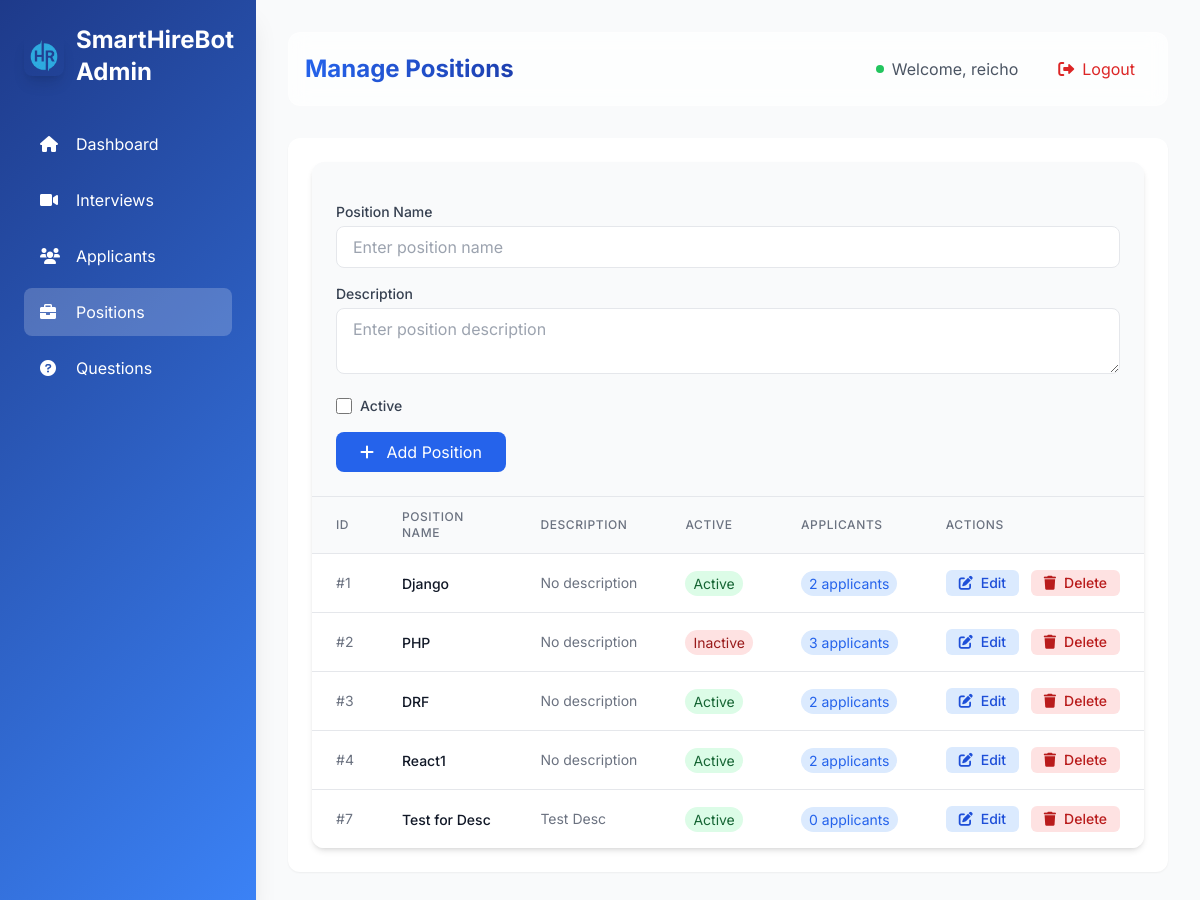
Before: /positions/ (signed in) with the older database file.
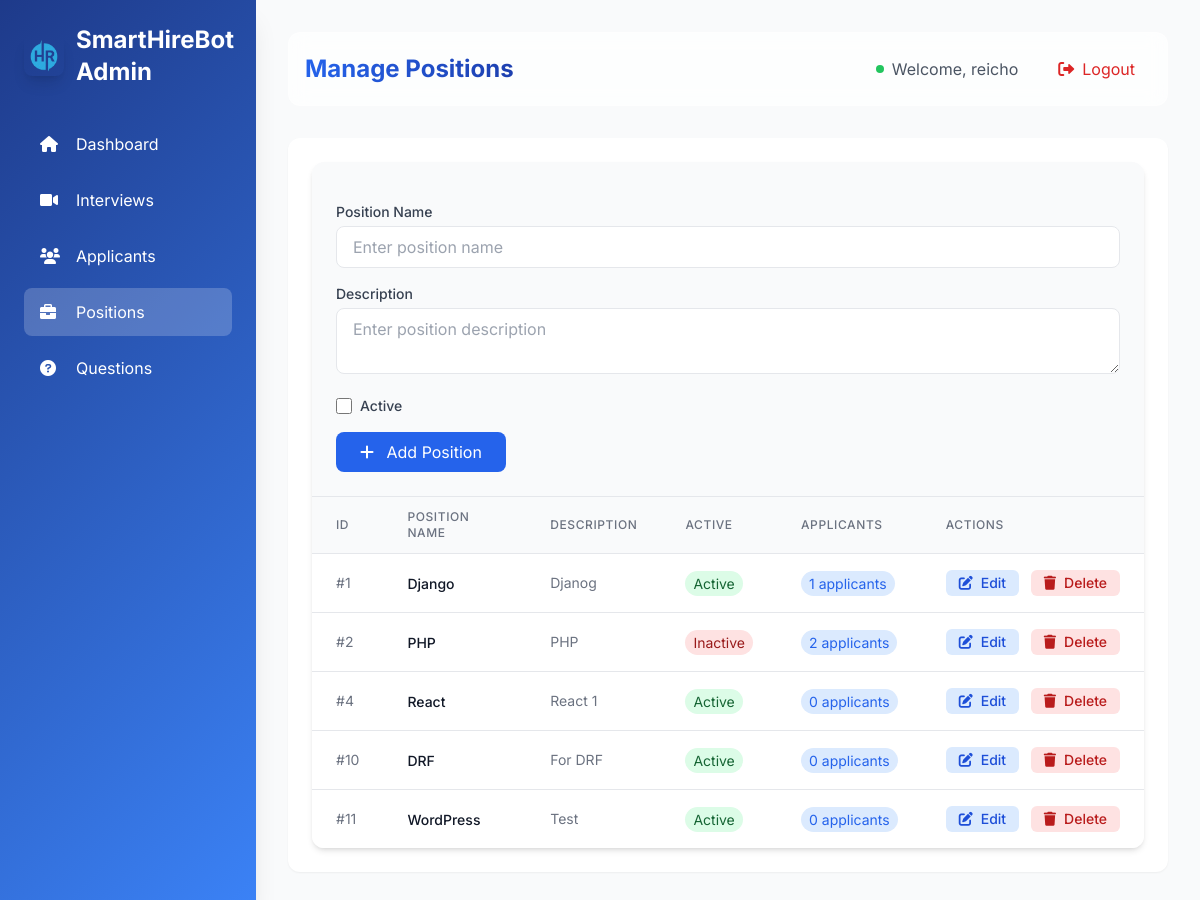
After: the same page with the newer database file.
### interviews/models.py (models this page shows, shortened)
class Position(models.Model):
    name = models.CharField(max_length=255, unique=True)
    description = models.TextField(blank=True, null=True)
    created_at = models.DateTimeField(auto_now_add=True)
    is_active = models.BooleanField(default=True)

### interviews/views.py (the view)
# urls.py: path('positions/', manage_positions, name='manage_positions'),
@login_required
def manage_positions(request):
    positions = Position.objects.annotate(
        recent_applications=Count(
            'applicants',
            filter=Q(applicants__created_at__gte=timezone.now() - timedelta(days=7))
        )
    ).all()
    total_applicants = Applicant.objects.count()
    try:
        active_positions = positions.filter(is_active=True).count()
    except FieldError:
        active_positions = positions.count()
    fill_rate = (active_positions / positions.count() * 100) if positions.count() > 0 else 0
    active_positions = positions.filter(is_active=True).count()
    fill_rate = (active_positions / positions.count() * 100) if positions.count() > 0 else 0
    trending_position = positions.order_by('-recent_applications').first()
    positions_trend = Position.objects.annotate(
        date=TruncDate('created_at')
    ).values('date').annotate(
        count=Count('id')
    ).order_by('-date')[:7]
    applicants_trend = Applicant.objects.annotate(
        date=TruncDate('created_at')
    ).values('date').annotate(
        count=Count('id')
    ).order_by('-date')[:7]
    context = {
        'positions': positions,
        'total_applicants': total_applicants,
        'active_positions': active_positions,
        'fill_rate': round(fill_rate, 1),
        'trending_position': trending_position.name if trending_position else 'None',
        'trending_applications': trending_position.recent_applications if trending_position else 0,
        'positions_trend_labels': [p['date'].strftime('%b %d') for p in positions_trend],
        'positions_trend_data': [p['count'] for p in positions_trend],
        'applicants_trend_labels': [a['date'].strftime('%b %d') for a in applicants_trend],
        'applicants_trend_data': [a['count'] for a in applicants_trend],
    }
    return render(request, 'admin/manage_positions.html', context)

### interviews/templates/admin/manage_positions.html (shortened to what the changed rows need)
{% extends "admin/base_admin.html" %}
{% block admin_content %}
<div class="bg-white rounded-xl shadow-md overflow-hidden">
    <div class="overflow-x-auto">
        <table class="min-w-full divide-y divide-gray-200">
            <thead class="bg-gray-50">
                <tr>
                    <th class="px-6 py-3 text-left text-xs font-medium text-gray-500 uppercase tracking-wider">ID</th>
                    <th class="px-6 py-3 text-left text-xs font-medium text-gray-500 uppercase tracking-wider">Position Name</th>
                    <th class="px-6 py-3 text-left text-xs font-medium text-gray-500 uppercase tracking-wider">Description</th>
                    <th class="px-6 py-3 text-left text-xs font-medium text-gray-500 uppercase tracking-wider">Active</th>
                    <th class="px-6 py-3 text-left text-xs font-medium text-gray-500 uppercase tracking-wider">Applicants</th>
                    <th class="px-6 py-3 text-left text-xs font-medium text-gray-500 uppercase tracking-wider">Actions</th>
                </tr>
            </thead>
            <tbody class="bg-white divide-y divide-gray-200">
                {% for position in positions %}
                <tr class="hover:bg-gray-50 transition">
                    <td class="px-6 py-4 whitespace-nowrap text-sm text-gray-500">#{{ position.id }}</td>
                    <td class="px-6 py-4 whitespace-nowrap">
                        <span class="text-sm font-medium text-gray-900">{{ position.name }}</span>
                    </td>
                    <td class="px-6 py-4">
                        <div class="text-sm text-gray-500 max-w-xs truncate" title="{{ position.description }}">
                            {{ position.description|default:"No description" }}
                        </div>
                    </td>
                    <td class="px-6 py-4 whitespace-nowrap">
                        <span class="px-2 py-1 text-sm rounded-full {% if position.is_active %}bg-green-100 text-green-800{% else %}bg-red-100 text-red-800{% endif %}">
                            {{ position.is_active|yesno:"Active,Inactive" }}
                        </span>
                    </td>
                    <td class="px-6 py-4 whitespace-nowrap">
                        <span class="px-2 py-1 text-sm text-blue-600 bg-blue-100 rounded-full">
                            {{ position.applicants.count }} applicants
                        </span>
                    </td>
                    <td class="px-6 py-4 whitespace-nowrap text-sm font-medium space-x-2">
                        <button onclick="editPosition({{ position.id }})"
                                class="inline-flex items-center px-3 py-1 border border-transparent text-sm leading-4 font-medium rounded-md text-blue-700 bg-blue-100 hover:bg-blue-200 focus:outline-none focus:ring-2 focus:ring-offset-2 focus:ring-blue-500">
                            <i class="fas fa-edit mr-2"></i> Edit
                        </button>
                        <button onclick="deletePosition({{ position.id }})"
                                class="inline-flex items-center px-3 py-1 border border-transparent text-sm leading-4 font-medium rounded-md text-red-700 bg-red-100 hover:bg-red-200 focus:outline-none focus:ring-2 focus:ring-offset-2 focus:ring-red-500">
                            <i class="fas fa-trash mr-2"></i> Delete
                        </button>
                    </td>
                </tr>
                {% empty %}
                <tr>
                    <td colspan="6" class="px-6 py-4 text-center text-gray-500">
                        No positions available. Add your first position above.
                    </td>
                </tr>
                {% endfor %}
            </tbody>
        </table>
    </div>
</div>
{% endblock %}

Changed rows visible on the page:
removed Position: id "3", name "DRF", description "No description", is_active "Active", applicants.count "2"
removed Position: id "7", name "Test for Desc", description "Test Desc", is_active "Active", applicants.count "0"
changed Position "Django": description "No description" → "Djanog"; applicants.count "2" → "1"
changed Position "PHP": description "No description" → "PHP"; applicants.count "3" → "2"
changed Position id 4: name "React1" → "React"; description "No description" → "React 1"; applicants.count "2" → "0"
added Position: id "10", name "DRF", description "For DRF", is_active "Active", applicants.count "0"
added Position: id "11", name "WordPress", description "Test", is_active "Active", applicants.count "0"
